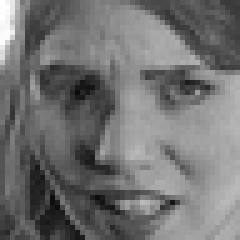
#> input picture Material-de-clase/Semana11-12-Características-de-Textura-y-Forma-HOG-Descriptores-de-Tamura-y-Coocurrencia/HOG/otra.jpg, 48 x 48 px, found by its file name (shown 5 times larger); its folder holds only this picture in this run
$ jupyter execute --allow-errors 'xxCaracterísticas HOG.ipynb'   (older library calls are emulated)
#> lines starting #> are read from the running program, lines starting #| are printed output that depends on the picture
#> further down, Img is the input picture: shape (48, 48, 3); min 11, max 255, mean 114
#**Institución Universitaria Pascual Bravo**
#Curso: Reconocimiento de patrones 2024-1

#Docente: Juan Carlos Briñez de León
#Histogramas de Gradientes Orientados HOG

El descriptor de Histograma de Gradientes Orientados (HOG, por sus siglas en inglés, Histogram of Oriented Gradients) es una técnica ampliamente utilizada en visión por computadora para describir la forma y la textura de objetos en una imagen. El HOG se basa en la dirección de los gradientes locales en una imagen y se utiliza comúnmente en tareas como detección de objetos y seguimiento.

1. Preprocesamiento de la imagen:

    - Convertir la imagen en escala de grises.
    - Calcular los gradientes horizontal y vertical utilizando convolución con
      filtros Sobel.
    - Calcular la magnitud y dirección de los gradientes.

2. División de la imagen en celdas:

    - La imagen se divide en patch (pequeñas regiones de píxeles),  típicamente de 8x8 píxeles.

3. Construcción del histograma de gradientes:

    - Para cada patch, se calcula un histograma de direcciones de gradientes.
    - Los gradientes se ponderan por la magnitud del gradiente.
    - El histograma generalmente tiene 9 bins (rangos de direcciones) que cubren 0-180 grados.

4. Normalización de bloques:

    - Los histogramas de patch adyacentes se combinan en bloques solapados.
Cada bloque se normaliza para mejorar la invarianza ante cambios en la iluminación y el contraste.

5. Concatenación de descriptores:

    - Los descriptores normalizados se concatenan para formar el descriptor HOG final de la imagen.

=============================Código HOG==============================

[cell 1]
import numpy as np
import cv2

def calculate_gradients(image):
    # Calcular los gradientes en las direcciones horizontal y vertical
    kernel_x = np.array([[-1, 0, 1]])
    kernel_y = np.array([[-1], [0], [1]])

    grad_x = cv2.filter2D(image, -1, kernel_x)
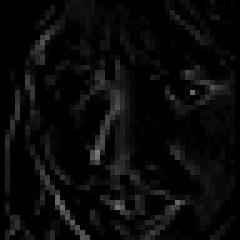
#> grad_x: shape (48, 48) (shown 5 times larger); min 0, max 124, mean 9.8
    grad_y = cv2.filter2D(image, -1, kernel_y)
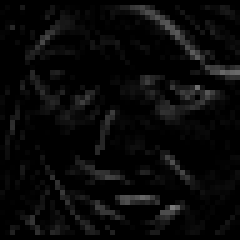
#> grad_y: shape (48, 48) (shown 5 times larger); min 0, max 120, mean 8.8

    return grad_x, grad_y

def calculate_magnitude_and_angle(grad_x, grad_y):
    # Calcular la magnitud y el ángulo de los gradientes
    magnitude = np.sqrt(grad_x**2 + grad_y**2) #Pitágoras
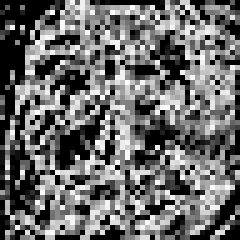
#> magnitude: shape (48, 48) float16 (shown 5 times larger); min 0, max 15.91, mean 6.65; drawn with min black and max white
    angle = np.arctan2(grad_y, grad_x) * 180 / np.pi  # Convertir a grados mediante tangente inversa
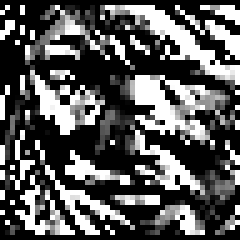
#> angle: shape (48, 48) float16 (shown 5 times larger); min 0, max 90, mean 31.6; drawn with min black and max white

    return magnitude, angle

def calculate_hog_descriptor(magnitude, angle, cell_size, block_size, num_bins):
#> called with cell_size = (10, 10), block_size = (2, 2), num_bins = 20
    height, width = magnitude.shape
#> height = 48; width = 48
    cell_height, cell_width = cell_size
    block_height, block_width = block_size

    # Inicializar el descriptor HOG
    hog_descriptor = []

    for i in range(0, height, cell_height):
        for j in range(0, width, cell_width):
            cell_magnitude = magnitude[i:i+cell_height, j:j+cell_width] #Recorta patch
            cell_angle = angle[i:i+cell_height, j:j+cell_width] #Recorta Patch

            # Calcular el histograma de gradientes para cada patch
            hist = np.zeros(num_bins)
            for m in range(cell_height):
                for n in range(cell_width):
                    bin_idx = int((cell_angle[m-1, n-1] + 180) * num_bins / 360)
                    hist[bin_idx] += cell_magnitude[m-1, n-1]

            hog_descriptor.extend(hist)
#> after the loop, hog_descriptor = 80 values, max 398 at index 75, min 0 at index 0, mean 33.33

    return np.array(hog_descriptor)

def visualize_oriented_gradients(image, magnitude, angle):
    # Crear una imagen en blanco para visualizar los gradientes orientados
    oriented_gradients_image = np.zeros_like(image)

    # Escalar los gradientes para que se puedan visualizar
    max_magnitude = np.max(magnitude)
    scaled_magnitude = (magnitude / max_magnitude) * 255

    # Calcular los componentes x e y de los gradientes orientados
    grad_x = scaled_magnitude * np.cos(np.radians(angle))
    grad_y = scaled_magnitude * np.sin(np.radians(angle))

    # Asignar los gradientes orientados a la imagen
    oriented_gradients_image = cv2.addWeighted(np.uint8(oriented_gradients_image), 1, np.uint8(grad_x), 1, 0)
    oriented_gradients_image = cv2.addWeighted(np.uint8(oriented_gradients_image), 1, np.uint8(grad_y), 1, 0)

    return oriented_gradients_image

[cell 2]
# Conectando el drive
from google.colab import drive
drive.mount('/content/drive')

[cell 3]
# Cargar la imagen en escala de grises
import matplotlib.pyplot as plt

Ruta = '/content/drive/MyDrive/Semestre 8/ReconocimientoDePatrones/Semana 11y12/HOG/'
Img = cv2.imread(Ruta+'otra.jpg')
Img=cv2.cvtColor(Img,cv2.COLOR_BGR2GRAY)
plt.imshow(Img,vmin=0,vmax=255,cmap='gray')
plt.show()

[cell 4]
# Definir los parámetros
pixels_per_cell = (10,10)
cells_per_block = (2, 2)
orientations = 20

# Calcular los gradientes
grad_x, grad_y = calculate_gradients(Img)

# Calcular la magnitud y el ángulo de los gradientes
magnitude, angle = calculate_magnitude_and_angle(grad_x, grad_y)

# Calcular el descriptor HOG
#> (the rest of this cell did not finish here and is left out)

**Implementación HOG librerías**

[cell 5]
from skimage.feature import hog
from skimage import exposure

Img=cv2.resize(Img,(400,400))
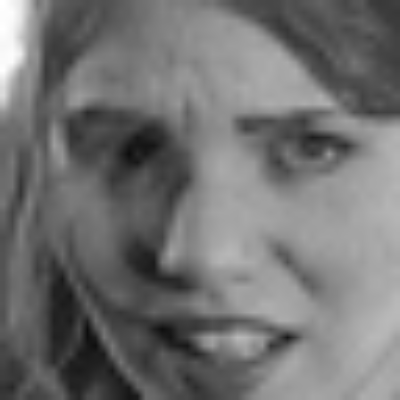
#> Img: shape (400, 400); min 12, max 255, mean 113.9
hog_descriptor_2, HOG_IMG = hog(Img, orientations = 6, pixels_per_cell=(20, 20),cells_per_block=(2, 2), visualize=True, multichannel=False)
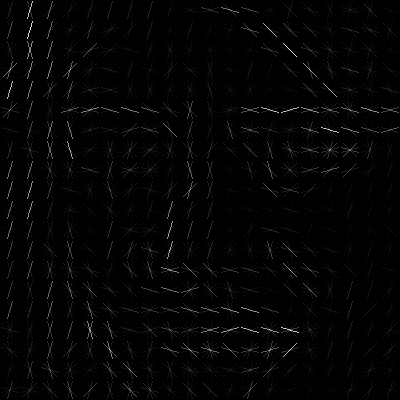
#> HOG_IMG: shape (400, 400) float64; min 0, max 10.66, mean 0.174; drawn with min black and max white
#> hog_descriptor_2 = 8664 values, max 0.599 at index 2151, min 0 at index 2, mean 0.158

fig, (ax1, ax2) = plt.subplots(1, 2, figsize=(6, 6), sharex=True, sharey=True)

#ax1.axis('off')
ax1.imshow(Img, cmap=plt.cm.gray)
ax1.set_title('Input image')

# Rescale histogram for better display
hog_image_rescaled = exposure.rescale_intensity(HOG_IMG, in_range=(0, 10))

#ax2.axis('off')
ax2.imshow(hog_image_rescaled, cmap=plt.cm.gray)
ax2.set_title('Image HOG')
plt.show()

plt.plot(hog_descriptor_2)
plt.show()
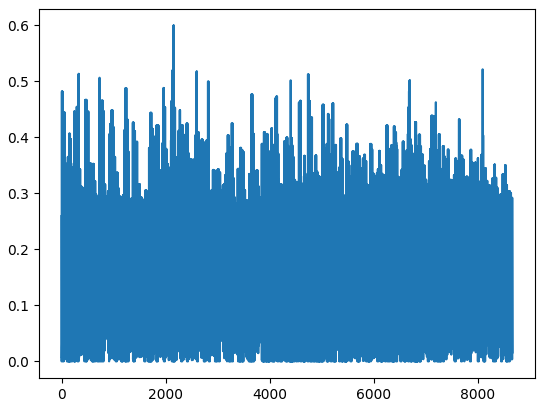
#> figure drawn by matplotlib, 1 panel; curve peaks at x = 2151, y = 0.599

print(hog_descriptor_2.shape)
#| (8664,)

[cell 6]
print(hog_descriptor_2)
#> (printed output is left out)

Utilizando el descriptor

[cell 7]
#Cargando una imagen de prueba.
import cv2 # OpenCV para computer vision
import numpy as np
import matplotlib.pyplot as plt #Para graficar
from skimage.feature import hog

#Cargando datos rostros Pascual
Ruta_dataset = '/content/drive/MyDrive/Cursos IUPB 2024-1/Reconocimiento de patrones/Material de clase/Semana 9/Face recognition/train_test'
Filas = 600
Columnas = 600

Longitud = 1176

# Aplicando el proceso a todas las imágenes (Tomando regiones de los rostros)
Matriz_Características = np.zeros((35,Longitud+1)) #16 vectores LBP y las etiquitas

#> (the rest of this cell did not finish here and is left out)

[cell 8]
#Dividing dataset into input (X) and output (Y) variables
X = Matriz_Características[:,:-1]
Y = Matriz_Características[:,-1]

#Dividiendo el conjunto de imágenes
from sklearn.model_selection import StratifiedShuffleSplit
Indices = StratifiedShuffleSplit(n_splits=1, test_size=0.2, random_state=18)
for train_index, test_index in Indices.split(X, Y):
    X_train, X_test = X[train_index,:], X[test_index,:]
    Y_train, Y_test = Y[train_index], Y[test_index]

print(X_train.shape, Y_train.shape)
print(X_test.shape, Y_test.shape)

[cell 9]
#Graficando características de un rostro
import matplotlib.pyplot as plt
x = np.zeros((1,Longitud))
x[0,:] = np.arange(0,Longitud,1)
plt.plot(x[0,:],X_train[6,:])
plt.show()
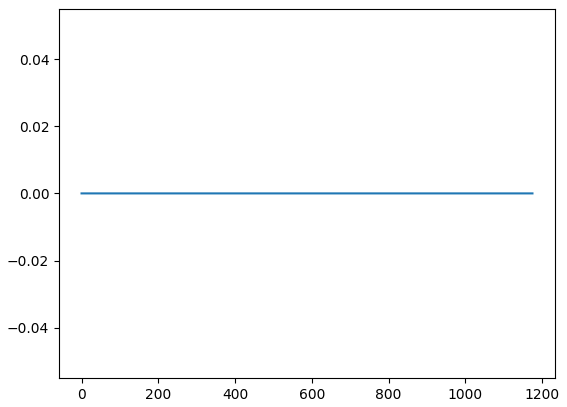
#> figure drawn by matplotlib, 1 panel

print(X_train[13,:].sum())

[cell 10]
#Evaluando casos mediante todos los clasificadores
from sklearn.neighbors import KNeighborsClassifier
Modelo_0 = KNeighborsClassifier(3)
Modelo_0.fit(X_train, Y_train)
Y_pred_0 =Modelo_0.predict (X_test)
print('Entrenamiento del modelo finalizado')
print(" ")

from sklearn.metrics import confusion_matrix as CM,ConfusionMatrixDisplay
from sklearn.metrics import accuracy_score as ACC
from sklearn.metrics import precision_score as PR
from sklearn.metrics import recall_score as RC
from sklearn.metrics import f1_score as F1
from sklearn.metrics import classification_report

print('Mostrando métricas globales individuales: ')
print("Accuracy KNN",ACC(Y_test, Y_pred_0))
print("Precision KNN",PR(Y_test, Y_pred_0, average='macro'))
print("Recall KNN",RC(Y_test, Y_pred_0, average='macro'))
print("F1_Score KNN",F1(Y_test, Y_pred_0, average='macro'))
print(' ')

report = classification_report(Y_test, Y_pred_0)
print("Reporte de Clasificación:\n", report)
print(' ')

Matriz = CM(Y_test, Y_pred_0, labels = Modelo_0.classes_)
disp = ConfusionMatrixDisplay(confusion_matrix=Matriz,display_labels  =Modelo_0.classes_)
disp.plot()
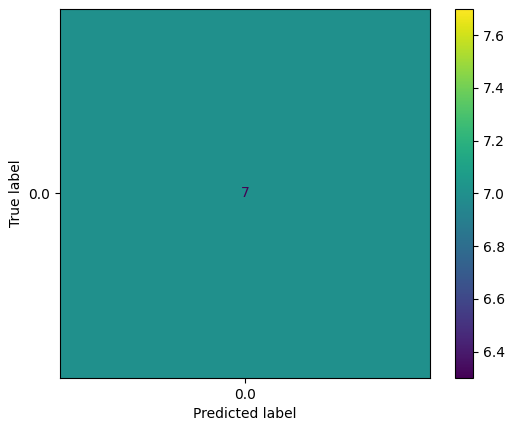
#> figure drawn by matplotlib, 2 panels
